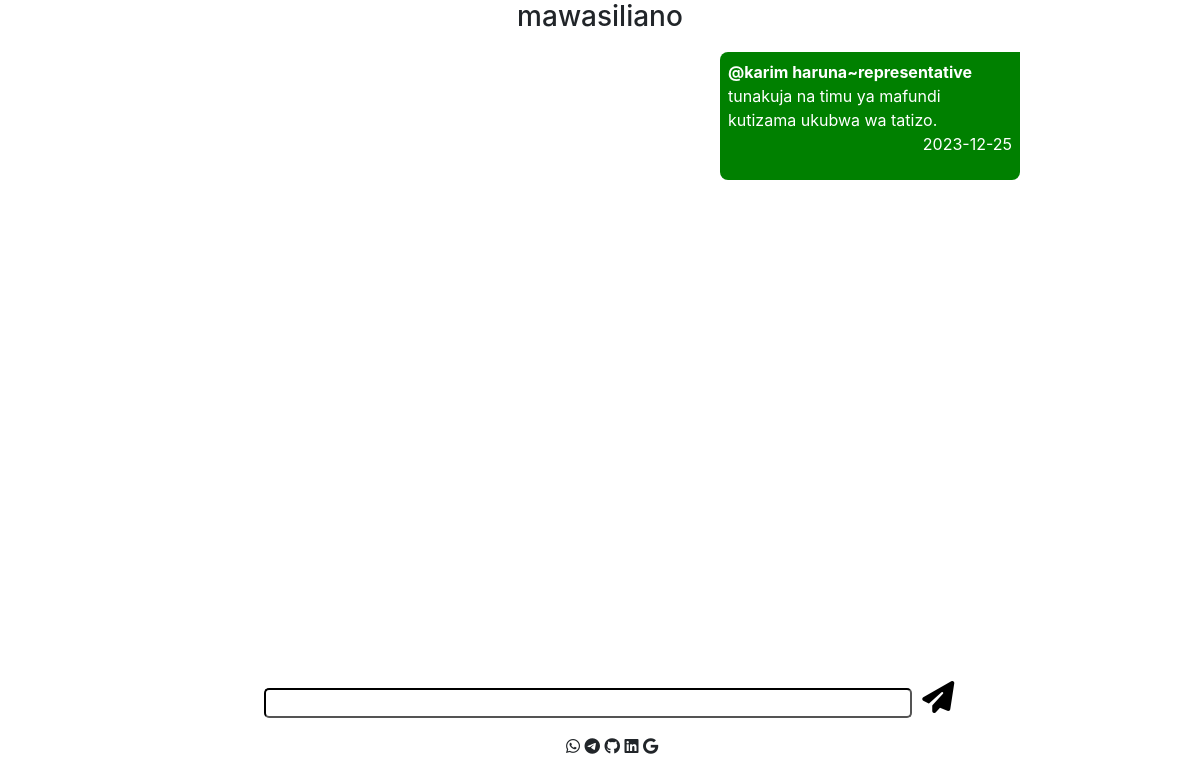
The app's page /responseview.php?q=36&t=mawasiliano (signed in) with its own data.
### tables this page shows
CREATE TABLE `response` (
  `response_id` int(10) NOT NULL,
  `concern_id` int(10) DEFAULT NULL,
  `response_date` date DEFAULT current_timestamp(),
  `uid` int(10) DEFAULT NULL,
  `response_title` varchar(100) DEFAULT NULL,
  `response_body` varchar(200) DEFAULT NULL,
  `is_read` tinyint(1) NOT NULL DEFAULT 0
);

CREATE TABLE `user` (
  `uid` int(10) NOT NULL,
  `uname` varchar(64) DEFAULT NULL,
  `region` varchar(64) DEFAULT NULL,
  `district` varchar(64) DEFAULT NULL,
  `constituence` varchar(64) DEFAULT NULL,
  `email` varchar(64) DEFAULT NULL,
  `contact` int(10) DEFAULT NULL,
  `status` varchar(20) DEFAULT NULL,
  `password` varchar(8) DEFAULT NULL,
  `gender` tinytext DEFAULT NULL
);

### responseview.php (the view, shortened to what this page needs)
<?php
    $q = $_GET['q'];
    $t = $_GET['t'];
    $conn = new mysqli('localhost', 'karim', 'Karim@01', 'cfwa');
    $sql = "SELECT * FROM response where concern_id='$q'";
    $result = mysqli_query($conn, $sql);
    if($result){
        echo '<center><h3>'.$t.'</h3></center>';
        echo "<fieldset style='height: 75%; overflow:scroll; border-style: none'>";
        while($row = mysqli_fetch_assoc($result)){
            $rid = $row['response_id'];
            $sql1 = "SELECT * FROM user WHERE `uid`=(SELECT `uid` FROM response WHERE response_id='$rid')";
            $result1=$conn->query($sql1);
            $row1 = mysqli_fetch_assoc($result1);
            echo '<!DOCTYPE html>
<html lang="en">
<head>
    <meta charset="UTF-8">
    <meta name="viewport" content="width=device-width, initial-scale=1.0">
    <title>Document</title>
    <link rel="stylesheet" href="./Bootstrap/css/bootstrap.css">
    <link rel="stylesheet" href="./fontawesome/css/all.css">
    <style>
    body {
            }
    #d1, #d2 {
            height: fit-content;
            border-radius: 8px;
            padding: 8px;
            color: white;
        }
    #d1 {
            position: relative;
            width: 300px;
            background-color: green;
            margin: 10px;
            margin-left: 60%;
            border-top-right-radius: 0px;
            }
        #d2 {
            position: relative;
            width: 300px;
            background-color: blue;
            margin: 10px;
            margin-left: 20%;
            border-top-left-radius: 0px;
        }
    </style>
</head>
<body>';
    if($_SESSION['uid']==$row['uid']){
    echo "<div id='d1'><b>@".$row1['uname']."</b><b>~".$row1['status']."</b><br>".$row['response_body']."<br><p align='right'>".$row['response_date']."</p></div>";
    } else {
        echo "<div id='d2'><b>@".$row1['uname']."</b><b>~".$row1['status']."</b><br>".$row['response_body']."<br><p align='right'>".$row['response_date']."</p></div>";
    }
        }
echo "</fieldset>";
    }
?>
<?php include './postresponse.php'; ?>

### responseview.php (style rules this page uses)
#d1, #d2 { height: fit-content; border-radius: 8px; padding: 8px; color: white; }
#d1 { position: relative; width: 300px; background-color: green; margin: 10px; margin-left: 60%; border-top-right-radius: 0px; }

### records on screen
response: uid.uname "karim haruna", uid.status "representative", response_body "tunakuja na timu ya mafundi kutizama ukubwa wa tatizo.", response_date "2023-12-25"

### other values on screen
$t "mawasiliano"
